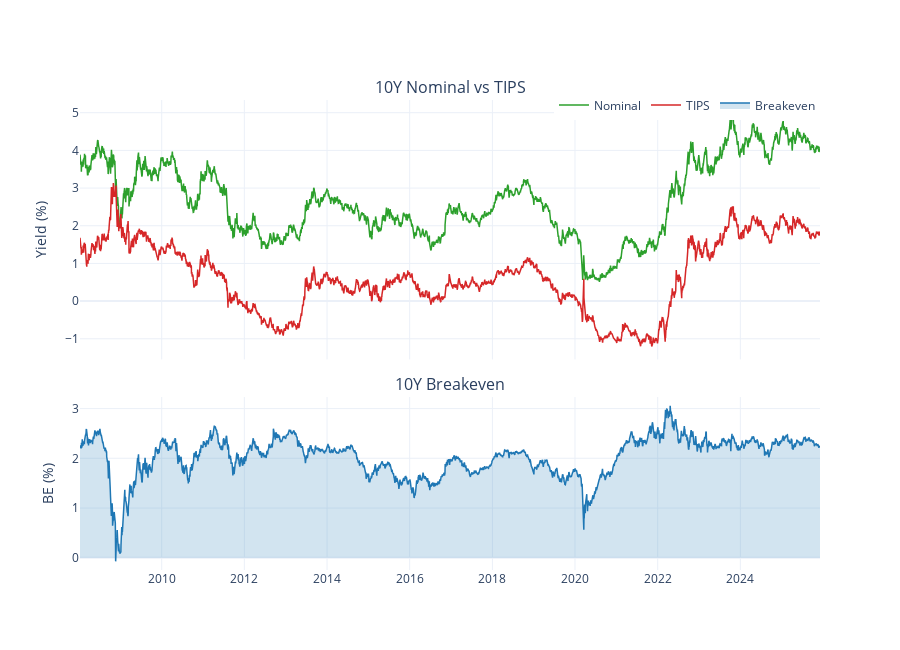

Here is the notebook cell this chart was saved with:
### Code cell
fig = make_subplots(
    rows=2, cols=1,
    shared_xaxes=True,
    vertical_spacing=0.08,
    row_heights=[0.6, 0.4],
    subplot_titles=('10Y Nominal vs TIPS', '10Y Breakeven')
)

fig.add_trace(go.Scatter(
    x=df.index, y=df['nominal_yield'],
    mode='lines', name='Nominal',
    line=dict(color='#2ca02c', width=1.5)
), row=1, col=1)

fig.add_trace(go.Scatter(
    x=df.index, y=df['tips_yield'],
    mode='lines', name='TIPS',
    line=dict(color='#d62728', width=1.5)
), row=1, col=1)

fig.add_trace(go.Scatter(
    x=df.index, y=df['breakeven'],
    mode='lines', name='Breakeven',
    line=dict(color='#1f77b4', width=1.5),
    fill='tozeroy', fillcolor='rgba(31,119,180,0.2)'
), row=2, col=1)

fig.update_layout(
    template='plotly_white',
    height=650,
    hovermode='x unified',
    legend=dict(orientation='h', y=1.02, x=1, xanchor='right')
)

fig.update_yaxes(title_text='Yield (%)', row=1, col=1)
fig.update_yaxes(title_text='BE (%)', row=2, col=1)

fig.show()

### Figure 1 — Plotly figure (JSON) as saved in the notebook; plotly's stock layout.template omitted (floating-point values rounded to 4 significant figures; data arrays with more than 128 entries replaced by an {"elided": "..."} marker saying what was removed)
{"data": [{"line": {"color": "#2ca02c", "width": 1.5}, "mode": "lines", "name": "Nominal", "type": "scatter", "x": {"elided": "4562 str values"}, "xaxis": "x", "y": {"elided": "4562 float values"}, "yaxis": "y"}, {"line": {"color": "#d62728", "width": 1.5}, "mode": "lines", "name": "TIPS", "type": "scatter", "x": {"elided": "4562 str values"}, "xaxis": "x", "y": {"elided": "4562 float values"}, "yaxis": "y"}, {"fill": "tozeroy", "fillcolor": "rgba(31,119,180,0.2)", "line": {"color": "#1f77b4", "width": 1.5}, "mode": "lines", "name": "Breakeven", "type": "scatter", "x": {"elided": "4562 str values"}, "xaxis": "x2", "y": {"elided": "4562 float values"}, "yaxis": "y2"}], "layout": {"annotations": [{"font": {"size": 16}, "showarrow": false, "text": "10Y Nominal vs TIPS", "x": 0.5, "xanchor": "center", "xref": "paper", "y": 1, "yanchor": "bottom", "yref": "paper"}, {"font": {"size": 16}, "showarrow": false, "text": "10Y Breakeven", "x": 0.5, "xanchor": "center", "xref": "paper", "y": 0.368, "yanchor": "bottom", "yref": "paper"}], "height": 650, "hovermode": "x unified", "legend": {"orientation": "h", "x": 1, "xanchor": "right", "y": 1.02}, "xaxis": {"anchor": "y", "domain": [0, 1], "matches": "x2", "showticklabels": false}, "xaxis2": {"anchor": "y2", "domain": [0, 1]}, "yaxis": {"anchor": "x", "domain": [0.448, 1], "title": {"text": "Yield (%)"}}, "yaxis2": {"anchor": "x2", "domain": [0, 0.368], "title": {"text": "BE (%)"}}}}
